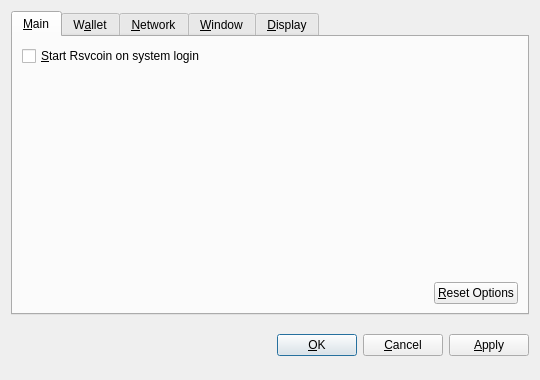
<?xml version="1.0" encoding="UTF-8"?>
<ui version="4.0">
 <class>OptionsDialog</class>
 <widget class="QDialog" name="OptionsDialog">
  <property name="geometry">
   <rect>
    <x>0</x>
    <y>0</y>
    <width>540</width>
    <height>380</height>
   </rect>
  </property>
  <property name="windowTitle">
   <string>Options</string>
  </property>
  <property name="modal">
   <bool>true</bool>
  </property>
  <layout class="QVBoxLayout" name="verticalLayout">
   <item>
    <widget class="QTabWidget" name="tabWidget">
     <property name="tabPosition">
      <enum>QTabWidget::North</enum>
     </property>
     <property name="currentIndex">
      <number>0</number>
     </property>
     <widget class="QWidget" name="tabMain">
      <attribute name="title">
       <string>&amp;Main</string>
      </attribute>
      <layout class="QVBoxLayout" name="verticalLayout_Main">
       <item>
        <widget class="QCheckBox" name="bitcoinAtStartup">
         <property name="toolTip">
          <string>Automatically start Rsvcoin after logging in to the system.</string>
         </property>
         <property name="text">
          <string>&amp;Start Rsvcoin on system login</string>
         </property>
        </widget>
       </item>
       <item>
        <spacer name="verticalSpacer_Main">
         <property name="orientation">
          <enum>Qt::Vertical</enum>
         </property>
         <property name="sizeHint" stdset="0">
          <size>
           <width>20</width>
           <height>40</height>
          </size>
         </property>
        </spacer>
       </item>
       <item>
        <layout class="QHBoxLayout" name="horizontalLayout_2_Main">
         <item>
          <spacer name="horizontalSpacer_2_Main">
           <property name="orientation">
            <enum>Qt::Horizontal</enum>
           </property>
           <property name="sizeHint" stdset="0">
            <size>
             <width>40</width>
             <height>20</height>
            </size>
           </property>
          </spacer>
         </item>
         <item>
          <widget class="QPushButton" name="resetButton">
           <property name="toolTip">
            <string>Reset all client options to default.</string>
           </property>
           <property name="text">
            <string>&amp;Reset Options</string>
           </property>
           <property name="autoDefault">
            <bool>false</bool>
           </property>
          </widget>
         </item>
        </layout>
       </item>
      </layout>
     </widget>
     <widget class="QWidget" name="tabWallet">
      <attribute name="title">
       <string>W&amp;allet</string>
      </attribute>
      <layout class="QVBoxLayout" name="verticalLayout_Network">
       <item>
        <widget class="QLabel" name="transactionFeeInfoLabel">
         <property name="text">
          <string>Optional transaction fee per kB that helps make sure your transactions are processed quickly. Most transactions are 1 kB.</string>
         </property>
         <property name="textFormat">
          <enum>Qt::PlainText</enum>
         </property>
         <property name="wordWrap">
          <bool>true</bool>
         </property>
        </widget>
       </item>
       <item>
        <layout class="QHBoxLayout" name="horizontalLayout_1_Main">
         <item>
          <widget class="QLabel" name="transactionFeeLabel">
           <property name="text">
            <string>Pay transaction &amp;fee</string>
           </property>
           <property name="textFormat">
            <enum>Qt::PlainText</enum>
           </property>
           <property name="buddy">
            <cstring>transactionFee</cstring>
           </property>
          </widget>
         </item>
         <item>
          <widget class="BitcoinAmountField" name="transactionFee"/>
         </item>
         <item>
          <spacer name="horizontalSpacer_1_Main">
           <property name="orientation">
            <enum>Qt::Horizontal</enum>
           </property>
           <property name="sizeHint" stdset="0">
            <size>
             <width>40</width>
             <height>20</height>
            </size>
           </property>
          </spacer>
         </item>
        </layout>
       </item>
       <item>
        <widget class="QLabel" name="label">
         <property name="text">
          <string>If you disable the spending of unconfirmed change, the change from a transaction cannot be used until that transaction has at least one confirmation. This also affects how your balance is computed.</string>
         </property>
         <property name="wordWrap">
          <bool>true</bool>
         </property>
        </widget>
       </item>
       <item>
        <widget class="QCheckBox" name="spendZeroConfChange">
         <property name="text">
          <string>Spend unconfirmed change  (experts only)</string>
         </property>
        </widget>
       </item>
       <item>
        <spacer name="verticalSpacer">
         <property name="orientation">
          <enum>Qt::Vertical</enum>
         </property>
         <property name="sizeHint" stdset="0">
          <size>
           <width>20</width>
           <height>40</height>
          </size>
         </property>
        </spacer>
       </item>
      </layout>
     </widget>
     <widget class="QWidget" name="tabNetwork">
      <attribute name="title">
       <string>&amp;Network</string>
      </attribute>
      <layout class="QVBoxLayout" name="verticalLayout_Network">
       <item>
        <widget class="QCheckBox" name="mapPortUpnp">
         <property name="toolTip">
          <string>Automatically open the Rsvcoin client port on the router. This only works when your router supports UPnP and it is enabled.</string>
         </property>
         <property name="text">
          <string>Map port using &amp;UPnP</string>
         </property>
        </widget>
       </item>
       <item>
        <widget class="QCheckBox" name="connectSocks">
         <property name="toolTip">
          <string>Connect to the Rsvcoin network through a SOCKS proxy (e.g. when connecting through Tor).</string>
         </property>
         <property name="text">
          <string>&amp;Connect through SOCKS proxy:</string>
         </property>
        </widget>
       </item>
       <item>
        <layout class="QHBoxLayout" name="horizontalLayout_Network">
         <item>
          <widget class="QLabel" name="proxyIpLabel">
           <property name="text">
            <string>Proxy &amp;IP:</string>
           </property>
           <property name="textFormat">
            <enum>Qt::PlainText</enum>
           </property>
           <property name="buddy">
            <cstring>proxyIp</cstring>
           </property>
          </widget>
         </item>
         <item>
          <widget class="QValidatedLineEdit" name="proxyIp">
           <property name="maximumSize">
            <size>
             <width>140</width>
             <height>16777215</height>
            </size>
           </property>
           <property name="toolTip">
            <string>IP address of the proxy (e.g. 127.0.0.1)</string>
           </property>
          </widget>
         </item>
         <item>
          <widget class="QLabel" name="proxyPortLabel">
           <property name="text">
            <string>&amp;Port:</string>
           </property>
           <property name="textFormat">
            <enum>Qt::PlainText</enum>
           </property>
           <property name="buddy">
            <cstring>proxyPort</cstring>
           </property>
          </widget>
         </item>
         <item>
          <widget class="QLineEdit" name="proxyPort">
           <property name="maximumSize">
            <size>
             <width>55</width>
             <height>16777215</height>
            </size>
           </property>
           <property name="toolTip">
            <string>Port of the proxy (e.g. 9050)</string>
           </property>
          </widget>
         </item>
         <item>
          <widget class="QLabel" name="socksVersionLabel">
           <property name="text">
            <string>SOCKS &amp;Version:</string>
           </property>
           <property name="textFormat">
            <enum>Qt::PlainText</enum>
           </property>
           <property name="buddy">
            <cstring>socksVersion</cstring>
           </property>
          </widget>
         </item>
         <item>
          <widget class="QValueComboBox" name="socksVersion">
           <property name="toolTip">
            <string>SOCKS version of the proxy (e.g. 5)</string>
           </property>
          </widget>
         </item>
         <item>
          <spacer name="horizontalSpacer_Network">
           <property name="orientation">
            <enum>Qt::Horizontal</enum>
           </property>
           <property name="sizeHint" stdset="0">
            <size>
             <width>40</width>
             <height>20</height>
            </size>
           </property>
          </spacer>
         </item>
        </layout>
       </item>
       <item>
        <spacer name="verticalSpacer_Network">
         <property name="orientation">
          <enum>Qt::Vertical</enum>
         </property>
         <property name="sizeHint" stdset="0">
          <size>
           <width>20</width>
           <height>40</height>
          </size>
         </property>
        </spacer>
       </item>
      </layout>
     </widget>
     <widget class="QWidget" name="tabWindow">
      <attribute name="title">
       <string>&amp;Window</string>
      </attribute>
      <layout class="QVBoxLayout" name="verticalLayout_Window">
       <item>
        <widget class="QCheckBox" name="minimizeToTray">
         <property name="toolTip">
          <string>Show only a tray icon after minimizing the window.</string>
         </property>
         <property name="text">
          <string>&amp;Minimize to the tray instead of the taskbar</string>
         </property>
        </widget>
       </item>
       <item>
        <widget class="QCheckBox" name="minimizeOnClose">
         <property name="toolTip">
          <string>Minimize instead of exit the application when the window is closed. When this option is enabled, the application will be closed only after selecting Quit in the menu.</string>
         </property>
         <property name="text">
          <string>M&amp;inimize on close</string>
         </property>
        </widget>
       </item>
       <item>
        <spacer name="verticalSpacer_Window">
         <property name="orientation">
          <enum>Qt::Vertical</enum>
         </property>
         <property name="sizeHint" stdset="0">
          <size>
           <width>20</width>
           <height>40</height>
          </size>
         </property>
        </spacer>
       </item>
      </layout>
     </widget>
     <widget class="QWidget" name="tabDisplay">
      <attribute name="title">
       <string>&amp;Display</string>
      </attribute>
      <layout class="QVBoxLayout" name="verticalLayout_Display">
       <item>
        <layout class="QHBoxLayout" name="horizontalLayout_1_Display">
         <item>
          <widget class="QLabel" name="langLabel">
           <property name="text">
            <string>User Interface &amp;language:</string>
           </property>
           <property name="textFormat">
            <enum>Qt::PlainText</enum>
           </property>
           <property name="buddy">
            <cstring>lang</cstring>
           </property>
          </widget>
         </item>
         <item>
          <widget class="QValueComboBox" name="lang">
           <property name="toolTip">
            <string>The user interface language can be set here. This setting will take effect after restarting Rsvcoin.</string>
           </property>
          </widget>
         </item>
        </layout>
       </item>
       <item>
        <layout class="QHBoxLayout" name="horizontalLayout_2_Display">
         <item>
          <widget class="QLabel" name="unitLabel">
           <property name="text">
            <string>&amp;Unit to show amounts in:</string>
           </property>
           <property name="textFormat">
            <enum>Qt::PlainText</enum>
           </property>
           <property name="buddy">
            <cstring>unit</cstring>
           </property>
          </widget>
         </item>
         <item>
          <widget class="QValueComboBox" name="unit">
           <property name="toolTip">
            <string>Choose the default subdivision unit to show in the interface and when sending coins.</string>
           </property>
          </widget>
         </item>
        </layout>
       </item>
       <item>
        <widget class="QCheckBox" name="displayAddresses">
         <property name="toolTip">
          <string>Whether to show Rsvcoin addresses in the transaction list or not.</string>
         </property>
         <property name="text">
          <string>&amp;Display addresses in transaction list</string>
         </property>
        </widget>
       </item>
       <item>
        <widget class="QCheckBox" name="coinControlFeatures">
         <property name="toolTip">
          <string>Whether to show coin control features or not.</string>
         </property>
         <property name="text">
          <string>Display coin &amp;control features (experts only!)</string>
         </property>
        </widget>
       </item>
       <item>
        <spacer name="verticalSpacer_Display">
         <property name="orientation">
          <enum>Qt::Vertical</enum>
         </property>
         <property name="sizeHint" stdset="0">
          <size>
           <width>20</width>
           <height>40</height>
          </size>
         </property>
        </spacer>
       </item>
      </layout>
     </widget>
    </widget>
   </item>
   <item>
    <layout class="QHBoxLayout" name="horizontalLayout_Buttons">
     <item>
      <spacer name="horizontalSpacer_1">
       <property name="orientation">
        <enum>Qt::Horizontal</enum>
       </property>
       <property name="sizeHint" stdset="0">
        <size>
         <width>40</width>
         <height>48</height>
        </size>
       </property>
      </spacer>
     </item>
     <item>
      <widget class="QLabel" name="statusLabel">
       <property name="font">
        <font>
         <weight>75</weight>
         <bold>true</bold>
        </font>
       </property>
       <property name="text">
        <string/>
       </property>
       <property name="textFormat">
        <enum>Qt::PlainText</enum>
       </property>
       <property name="wordWrap">
        <bool>true</bool>
       </property>
      </widget>
     </item>
     <item>
      <spacer name="horizontalSpacer_2">
       <property name="orientation">
        <enum>Qt::Horizontal</enum>
       </property>
       <property name="sizeHint" stdset="0">
        <size>
         <width>40</width>
         <height>48</height>
        </size>
       </property>
      </spacer>
     </item>
     <item>
      <widget class="QPushButton" name="okButton">
       <property name="text">
        <string>&amp;OK</string>
       </property>
      </widget>
     </item>
     <item>
      <widget class="QPushButton" name="cancelButton">
       <property name="text">
        <string>&amp;Cancel</string>
       </property>
       <property name="autoDefault">
        <bool>false</bool>
       </property>
      </widget>
     </item>
     <item>
      <widget class="QPushButton" name="applyButton">
       <property name="text">
        <string>&amp;Apply</string>
       </property>
       <property name="autoDefault">
        <bool>false</bool>
       </property>
      </widget>
     </item>
    </layout>
   </item>
  </layout>
 </widget>
 <customwidgets>
  <customwidget>
   <class>BitcoinAmountField</class>
   <extends>QSpinBox</extends>
   <header>bitcoinamountfield.h</header>
  </customwidget>
  <customwidget>
   <class>QValueComboBox</class>
   <extends>QComboBox</extends>
   <header>qvaluecombobox.h</header>
  </customwidget>
  <customwidget>
   <class>QValidatedLineEdit</class>
   <extends>QLineEdit</extends>
   <header>qvalidatedlineedit.h</header>
  </customwidget>
 </customwidgets>
 <resources/>
 <connections/>
</ui>
